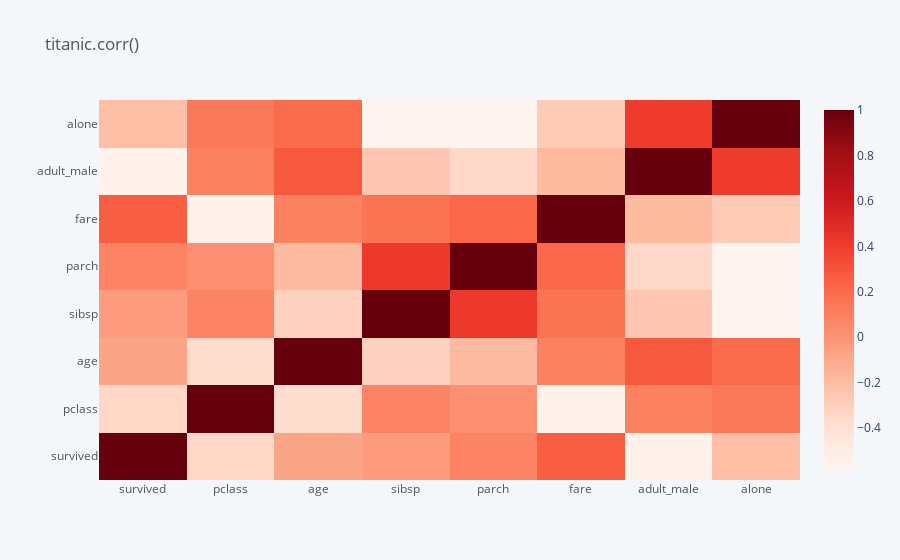

Write notebook code for a chart like this one.
### Markdown cell above
### Task 9
Recreate the interactive plot below using the titanic dataframe. There are very few hints since the plot can be done with just one or two lines of code and a hint would basically give away the solution. Keep careful attention to the x and y labels for hints

### Code cell
titanic_corr = titanic.corr(numeric_only=True)

#Heatmap: shows the correlation between pairs of variables, with a color scale indicating the strength of the relationship
titanic_corr.iplot(title='titanic.corr()', kind='heatmap', colorscale="reds")

### Figure 1 — Plotly figure (JSON) as saved in the notebook; plotly's stock layout.template omitted (floating-point values rounded to 4 significant figures)
{"data": [{"colorscale": [[0, "rgb(255,245,240)"], [0.125, "rgb(254,224,210)"], [0.25, "rgb(252,187,161)"], [0.375, "rgb(252,146,114)"], [0.5, "rgb(251,106,74)"], [0.625, "rgb(239,59,44)"], [0.75, "rgb(203,24,29)"], [0.875, "rgb(165,15,21)"], [1, "rgb(103,0,13)"]], "type": "heatmap", "x": ["survived", "pclass", "age", "sibsp", "parch", "fare", "adult_male", "alone"], "y": ["survived", "pclass", "age", "sibsp", "parch", "fare", "adult_male", "alone"], "z": [[1, -0.3385, -0.07722, -0.03532, 0.08163, 0.2573, -0.5571, -0.2034], [-0.3385, 1, -0.3692, 0.08308, 0.01844, -0.5495, 0.09404, 0.1352], [-0.07722, -0.3692, 1, -0.3082, -0.1891, 0.09607, 0.2803, 0.1983], [-0.03532, 0.08308, -0.3082, 1, 0.4148, 0.1597, -0.2536, -0.5845], [0.08163, 0.01844, -0.1891, 0.4148, 1, 0.2162, -0.3499, -0.5834], [0.2573, -0.5495, 0.09607, 0.1597, 0.2162, 1, -0.182, -0.2718], [-0.5571, 0.09404, 0.2803, -0.2536, -0.3499, -0.182, 1, 0.4047], [-0.2034, 0.1352, 0.1983, -0.5845, -0.5834, -0.2718, 0.4047, 1]], "zmax": 1, "zmin": -0.5845}], "layout": {"autosize": true, "legend": {"bgcolor": "#F5F6F9", "font": {"color": "#4D5663"}}, "paper_bgcolor": "#F5F6F9", "plot_bgcolor": "#F5F6F9", "title": {"font": {"color": "#4D5663"}, "text": "titanic.corr()"}, "xaxis": {"autorange": true, "gridcolor": "#E1E5ED", "range": [-0.5, 7.5], "showgrid": true, "tickfont": {"color": "#4D5663"}, "title": {"font": {"color": "#4D5663"}, "text": ""}, "type": "category", "zerolinecolor": "#E1E5ED"}, "yaxis": {"autorange": true, "gridcolor": "#E1E5ED", "range": [-0.5, 7.5], "showgrid": true, "tickfont": {"color": "#4D5663"}, "title": {"font": {"color": "#4D5663"}, "text": ""}, "type": "category", "zerolinecolor": "#E1E5ED"}}}
